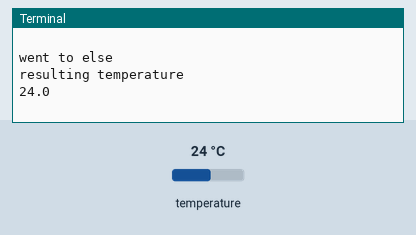
This program was run on a simulated Raspberry Pi (BCM pin numbers). Shown: the last lines printed to the terminal. The test bench sets the inputs (shaded band); at power-on: temperature 24 °C.

Above: at 1.2 s.
1.3 s: temperature set to 12 °C
At 2.6 s:
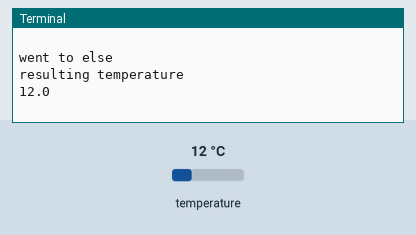
2.8 s: temperature set to 19 °C
At 3.8 s:
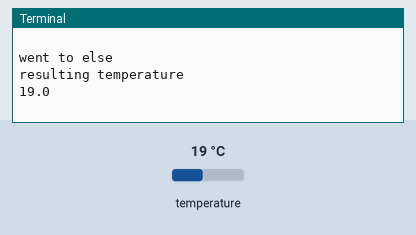
Timing chart, 0 to 5.8 s (numbered marks = the images above; inputs shaded):
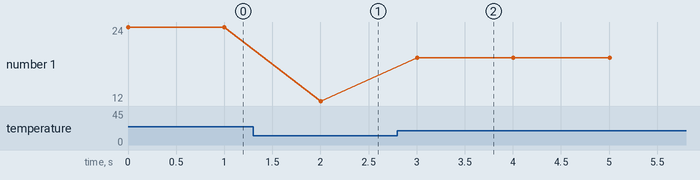

Measured:
- after the input at 1.3 s, the terminal: prints a new line after 0.70 s (image 1)
- after the input at 2.8 s, the terminal: prints a new line after 0.20 s (image 2)
- plotted number 1: 24 → 12 after the input at 1.3 s, 12 → 19 after the input at 2.8 s

The program:

testing_temperature_mcp9808_ubuntu.py
```python
# pyton3 program to read a Microchip MCP9808 temperature sensor using I2C
# conversion equation explained on page 25 of the datasheet
from time import sleep
from smbus import SMBus

bus = SMBus(1)

while True:
    upper_byte, lower_byte = bus.read_i2c_block_data(0x18, 0x05, 2)

    upper_byte = upper_byte & int("0x1F", 0)
    if ((upper_byte & int("0x10", 0)) == int("0x10", 0)):  # TA < 0°C
        print('passed if check')
        print(upper_byte)
        upper_byte = upper_byte & int("0x0F", 0)       # Clear sign
        print(upper_byte)
        temperature = 256 - ((upper_byte * 16) + (lower_byte / 16))
    else:                              # TA ³ 0°C
        print('went to else')
        temperature = (upper_byte * 16) + (lower_byte / 16)
    print("resulting temperature")
    print(temperature)
    print("\r")
    sleep(1)
```
